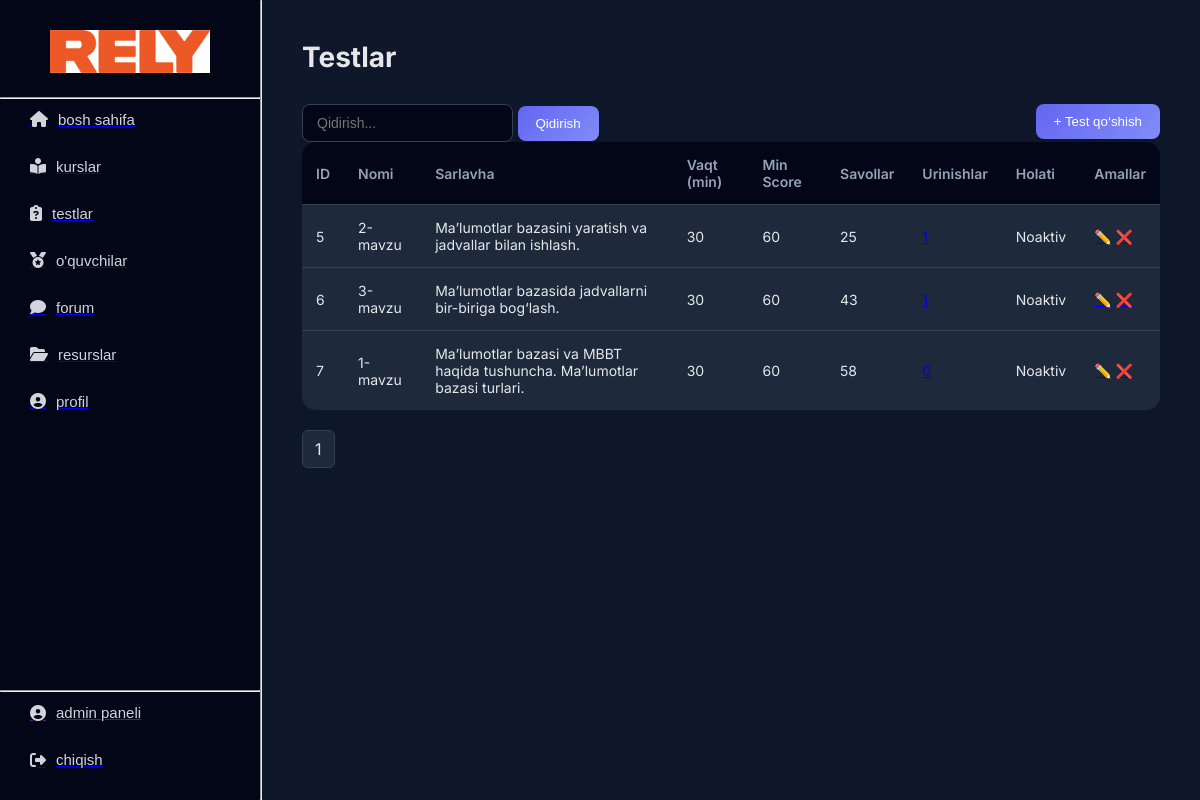
/admin/tests (signed in), run on an earlier commit of the app's database.
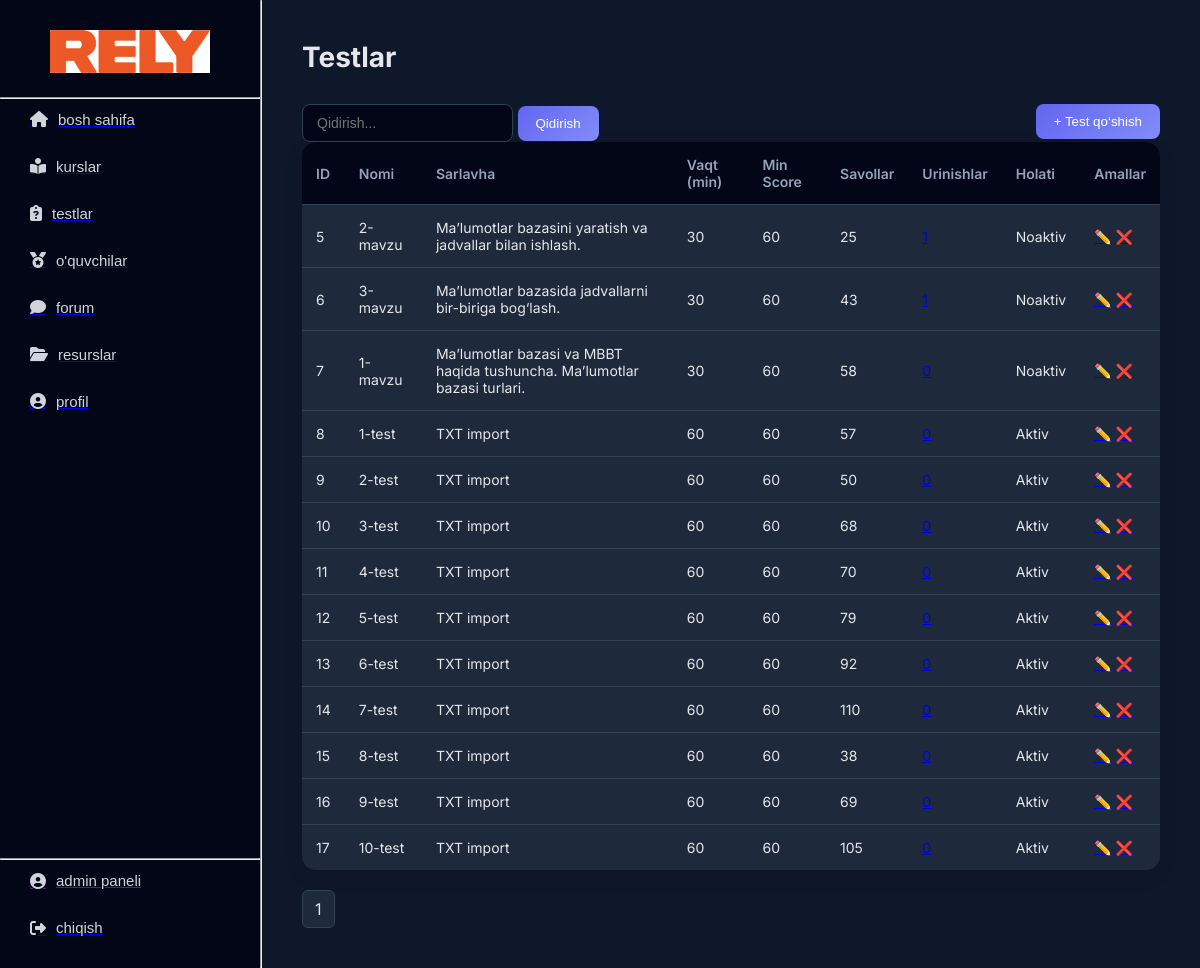
And on a later commit of the database.
### tables this page shows
CREATE TABLE tests(
    id INTEGER PRIMARY KEY AUTOINCREMENT,
    name TEXT NOT NULL,
    title TEXT,
    time INTEGER NOT NULL,
    min_score INTEGER NOT NULL,
    openness TEXT DEFAULT 'open'
);

### routes/admin.py (the view)
@bp.route("/tests")
@admin_required
def tests():
    conn = get_db()
    c = conn.cursor()
    search = request.args.get("search", "").strip()
    page = int(request.args.get("page", 1))
    per_page = 20
    offset = (page - 1) * per_page
    base_query = """
        SELECT
            t.*,
            (SELECT COUNT(*) FROM questions q WHERE q.test_id = t.id) as question_count,
            (SELECT COUNT(*) FROM exams e WHERE e.test_id = t.id) as attempt_count
        FROM tests t
    """
    if search:
        base_query += " WHERE t.name LIKE ? OR t.title LIKE ?"
        params = (f"%{search}%", f"%{search}%")
        tests = c.execute(
            base_query + " LIMIT ? OFFSET ?",
            (*params, per_page, offset)
        ).fetchall()
        total = c.execute(
            "SELECT COUNT(*) FROM tests WHERE name LIKE ? OR title LIKE ?",
            params
        ).fetchone()[0]
    else:
        tests = c.execute(
            base_query + " LIMIT ? OFFSET ?",
            (per_page, offset)
        ).fetchall()
        total = c.execute("SELECT COUNT(*) FROM tests").fetchone()[0]
    conn.close()
    total_pages = (total + per_page - 1) // per_page
    return render_template(
        "admin/tests.html",
        tests=tests,
        page=page,
        total_pages=total_pages,
        search=search
    )

### routes/admin.py (called while the page is built)
def admin_required(f):
    from functools import wraps
    @wraps(f)
    def decorated_function(*args, **kwargs):
        if session.get("role") != "admin":
            return redirect("/")
        return f(*args, **kwargs)
    return decorated_function

def get_db():
    conn = sqlite3.connect("database.db")
    conn.execute("PRAGMA foreign_keys = ON")
    return conn

### templates/admin/tests.html (shortened to what this page needs)
{% extends "admin_base.html" %}
{% block content %}
<h1 class="dash-title">Testlar</h1>
<div class="topbar">
    <form method="get">
        <input class="search" type="text" name="search" placeholder="Qidirish..." value="{{ search }}">
        <button class="add-btn">Qidirish</button>
    </form>
    <a href="/admin/tests/add">
        <button class="add-btn">+ Test qo‘shish</button>
    </a>
</div>
<table class="table">
    <tr>
        <th>ID</th>
        <th>Nomi</th>
        <th>Sarlavha</th>
        <th>Vaqt (min)</th>
        <th>Min Score</th>
        <th>Savollar</th>
        <th>Urinishlar</th>
        <th>Holati</th>
        <th>Amallar</th>
    </tr>
    {% for t in tests %}
    <tr>
        <td>{{ t[0] }}</td>
        <td>{{ t[1] }}</td>
        <td>{{ t[2] }}</td>
        <td>{{ t[3] }}</td>
        <td>{{ t[4] }}</td>
        <td>{{ t[6] }}</td>
        <td>
            <a href="/admin/tests/{{ t[0] }}/attempts" class="attempt-link">
            </a>
        </td>
        <td>
            {% if t[5] == "open" %}
                <span class="badge-success">Aktiv</span>
            {% else %}
                <span class="badge-danger">Noaktiv</span>
            {% endif %}
        </td>
        <td>
            <a href="/admin/tests/{{ t[0] }}/edit">✏️</a>
            <a href="/admin/tests/{{ t[0] }}/delete"
               onclick="return confirm('O‘chirishni tasdiqlaysizmi?')">❌</a>
        </td>
    </tr>
    {% endfor %}
</table>
<div class="pagination">
    {% for i in range(1, total_pages+1) %}
        <a href="?page={{ i }}&search={{ search }}"
           {% if i == page %} class="active" {% endif %}>
            {{ i }}
        </a>
    {% endfor %}
</div>
{% endblock %}

### templates/admin_base.html (shortened to what this page needs)
<!DOCTYPE html>
<html lang="en">
<head>
    <link rel="stylesheet" href="{{ url_for('static', filename='css/admin.css') }}">
    <link rel="stylesheet" href="https://cdnjs.cloudflare.com/ajax/libs/font-awesome/6.5.0/css/all.min.css">
</head>
<body>
<div class="contentbar">
<div class="nav">
    <div>
        <div class="bosh">
            <img class="icon" src="{{ url_for('static', filename='icons/logo.png') }}" alt="">
        </div>
        <hr>
        <div class="navigation">
            <a href="/admin/dashboard"><button class="navbut"> <i class="fa-solid fa-house"></i> bosh sahifa</button></a>
            <a href="/admin/courses"><button class="navbut"> <i class="fa-solid fa-book-open-reader"></i> kurslar</button></a>
            <a href="/admin/tests"><button class="navbut"> <i class="fa-solid fa-clipboard-question"></i> testlar</button></a>
            <a href="/admin/students"><button class="navbut"> <i class="fa-solid fa-medal"></i> o'quvchilar</button></a>
            <a href="/admin/forum"><button class="navbut"><i class="fa-solid fa-comment"></i> forum</button></a>
            <a href="/admin/resources"><button class="navbut"><i class="fa-solid fa-folder-open"></i> resurslar</button></a>
            <a href="/admin/profile"><button class="navbut"> <i class="fa-solid fa-circle-user"></i> profil</button></a>
        </div>
    </div>
    <div>
    <hr>
    <div class="navigation">
        <a href=""><button class="navbut"> <i class="fa-solid fa-circle-user"></i> admin paneli</button></a>
        <a href="/logout"><button class="navbut"> <i class="fa-solid fa-right-from-bracket"></i> chiqish</button></a>
    </div>
    </div>
</div>
<hr>
<div class="content">
    {% block content %}{% endblock %}
</div>
</div>
</body>
</html>

### static/css/admin.css (style rules this page uses)
:root { --bg: #f4f6fb; --sidebar: #111827; --sidebar-hover: #1f2937; --primary: #4f46e5; --primary-light: #6366f1; --text: #1f2937; --text-light: #6b7280; --white: #ffffff; --border: #e5e7eb; --radius: 14px; }
* { margin: 0; padding: 0; box-sizing: border-box; }
body { font-family: 'Inter', sans-serif; background: var(--bg); color: var(--text); }
.contentbar { display: flex; min-height: 100vh; }
.nav { width: 260px; background: var(--sidebar); color: white; display: flex; flex-direction: column; justify-content: space-between; padding: 20px 0; box-shadow: 4px 0 20px rgba(0,0,0,0.08); }
.bosh { text-align: center; padding: 10px 20px 20px; }
.icon { width: 160px; }
.navigation { display: flex; flex-direction: column; gap: 6px; padding: 0 15px; }
.navbut { width: 100%; background: none; border: none; color: #d1d5db; padding: 12px 15px; border-radius: 10px; font-size: 15px; cursor: pointer; display: flex; align-items: center; gap: 10px; transition: 0.25s ease; }
.navbut i { font-size: 16px; }
.content { flex: 1; padding: 40px; }
.dash-title { font-size: 28px; font-weight: 700; margin-bottom: 30px; }
.table { width: 100%; border-collapse: collapse; background: var(--white); border-radius: var(--radius); overflow: hidden; box-shadow: 0 6px 25px rgba(0,0,0,0.05); }
.table th { background: #f9fafb; text-align: left; padding: 14px; font-weight: 600; font-size: 14px; color: var(--text-light); }
.table td { padding: 14px; border-top: 1px solid var(--border); font-size: 14px; }
.add-btn { background: linear-gradient(135deg, var(--primary), var(--primary-light)); color: white; padding: 10px 18px; border: none; border-radius: 8px; cursor: pointer; font-weight: 500; transition: 0.3s ease; }
.pagination { display: flex; gap: 8px; margin-top: 20px; }
.pagination a { padding: 8px 12px; background: var(--white); border-radius: 6px; border: 1px solid var(--border); text-decoration: none; color: var(--text); transition: 0.2s ease; }
.topbar { display: flex; justify-content: space-between; }
.search { padding: 10px 14px; border-radius: 8px; border: 1px solid var(--border); font-size: 14px; transition: 0.2s ease; }
:root { --bg: #0f172a; --sidebar: #020617; --sidebar-hover: #1e293b; --primary: #6366f1; --primary-light: #818cf8; --text: #e5e7eb; --text-light: #94a3b8; --white: #1e293b; --border: #334155; }
body { background: var(--bg); color: var(--text); }
.content { background: var(--bg); }
.table { background: var(--white); }
.table th { background: #020617; color: var(--text-light); }
.table td { border-top: 1px solid var(--border); }
.search { background: #020617; color: var(--text); border: 1px solid var(--border); }

What changed in the data, as far as the page shows it:
added tests: id "8", name "1-test", title "TXT import", time "60", min_score "60", t "57", openness "Aktiv"
added tests: id "9", name "2-test", title "TXT import", time "60", min_score "60", t "50", openness "Aktiv"
added tests: id "10", name "3-test", title "TXT import", time "60", min_score "60", t "68", openness "Aktiv"
added tests: id "11", name "4-test", title "TXT import", time "60", min_score "60", t "70", openness "Aktiv"
added tests: id "12", name "5-test", title "TXT import", time "60", min_score "60", t "79", openness "Aktiv"
added tests: id "13", name "6-test", title "TXT import", time "60", min_score "60", t "92", openness "Aktiv"
added tests: id "14", name "7-test", title "TXT import", time "60", min_score "60", t "110", openness "Aktiv"
added tests: id "15", name "8-test", title "TXT import", time "60", min_score "60", t "38", openness "Aktiv"
added tests: id "16", name "9-test", title "TXT import", time "60", min_score "60", t "69", openness "Aktiv"
added tests: id "17", name "10-test", title "TXT import", time "60", min_score "60", t "105", openness "Aktiv"
